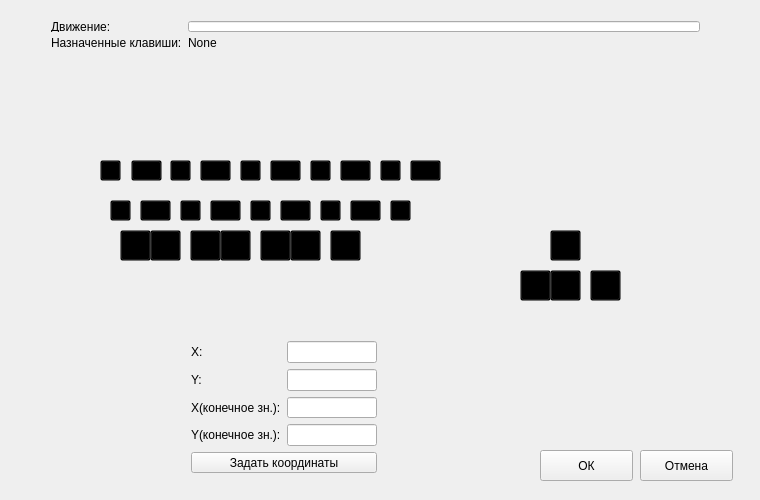
<?xml version="1.0" encoding="UTF-8"?>
<ui version="4.0">
 <class>EditWindow</class>
 <widget class="QWidget" name="EditWindow">
  <property name="geometry">
   <rect>
    <x>0</x>
    <y>0</y>
    <width>760</width>
    <height>500</height>
   </rect>
  </property>
  <property name="minimumSize">
   <size>
    <width>760</width>
    <height>500</height>
   </size>
  </property>
  <property name="maximumSize">
   <size>
    <width>760</width>
    <height>500</height>
   </size>
  </property>
  <property name="windowTitle">
   <string>EditWindow</string>
  </property>
  <property name="styleSheet">
   <string notr="true"/>
  </property>
  <widget class="QPushButton" name="cancel">
   <property name="geometry">
    <rect>
     <x>640</x>
     <y>450</y>
     <width>93</width>
     <height>31</height>
    </rect>
   </property>
   <property name="text">
    <string>Отмена</string>
   </property>
  </widget>
  <widget class="QLabel" name="mouseLabel">
   <property name="geometry">
    <rect>
     <x>30</x>
     <y>320</y>
     <width>141</width>
     <height>161</height>
    </rect>
   </property>
   <property name="maximumSize">
    <size>
     <width>231</width>
     <height>241</height>
    </size>
   </property>
   <property name="text">
    <string/>
   </property>
   <property name="pixmap">
    <pixmap resource="EditWindow.qrc">:/GUI/Images/mouse-png-2.png</pixmap>
   </property>
   <property name="scaledContents">
    <bool>true</bool>
   </property>
  </widget>
  <widget class="QPushButton" name="ok">
   <property name="geometry">
    <rect>
     <x>540</x>
     <y>450</y>
     <width>93</width>
     <height>31</height>
    </rect>
   </property>
   <property name="text">
    <string>ОК</string>
   </property>
  </widget>
  <widget class="QLabel" name="keyboardLabel">
   <property name="geometry">
    <rect>
     <x>20</x>
     <y>70</y>
     <width>711</width>
     <height>241</height>
    </rect>
   </property>
   <property name="minimumSize">
    <size>
     <width>711</width>
     <height>241</height>
    </size>
   </property>
   <property name="maximumSize">
    <size>
     <width>711</width>
     <height>241</height>
    </size>
   </property>
   <property name="text">
    <string/>
   </property>
   <property name="pixmap">
    <pixmap resource="EditWindow.qrc">:/GUI/Images/KEYBOARD.png</pixmap>
   </property>
   <property name="scaledContents">
    <bool>true</bool>
   </property>
  </widget>
  <widget class="QWidget" name="layoutWidget">
   <property name="geometry">
    <rect>
     <x>40</x>
     <y>10</y>
     <width>671</width>
     <height>49</height>
    </rect>
   </property>
   <layout class="QGridLayout" name="gridLayout">
    <item row="0" column="0">
     <widget class="QLabel" name="movementLabel">
      <property name="text">
       <string>Движение:</string>
      </property>
     </widget>
    </item>
    <item row="0" column="1">
     <widget class="QLineEdit" name="movementEdit"/>
    </item>
    <item row="1" column="0">
     <widget class="QLabel" name="label">
      <property name="text">
       <string>Назначенные клавиши:</string>
      </property>
     </widget>
    </item>
    <item row="1" column="1">
     <widget class="QLabel" name="keyLabel">
      <property name="text">
       <string>None</string>
      </property>
     </widget>
    </item>
   </layout>
  </widget>
  <widget class="QWidget" name="layoutWidget">
   <property name="geometry">
    <rect>
     <x>180</x>
     <y>330</y>
     <width>208</width>
     <height>154</height>
    </rect>
   </property>
   <layout class="QGridLayout" name="gridLayout_2">
    <item row="0" column="0">
     <widget class="QLabel" name="xLabel">
      <property name="text">
       <string>X:</string>
      </property>
     </widget>
    </item>
    <item row="0" column="1">
     <widget class="QLineEdit" name="xEdit"/>
    </item>
    <item row="1" column="0">
     <widget class="QLabel" name="yLabel">
      <property name="text">
       <string>Y:</string>
      </property>
     </widget>
    </item>
    <item row="1" column="1">
     <widget class="QLineEdit" name="xEdit_2"/>
    </item>
    <item row="2" column="0">
     <widget class="QLabel" name="xLabel_2">
      <property name="text">
       <string>X(конечное зн.):</string>
      </property>
     </widget>
    </item>
    <item row="2" column="1">
     <widget class="QLineEdit" name="xEdit_3"/>
    </item>
    <item row="3" column="0">
     <widget class="QLabel" name="yLabel_2">
      <property name="text">
       <string>Y(конечное зн.):</string>
      </property>
     </widget>
    </item>
    <item row="3" column="1">
     <widget class="QLineEdit" name="xEdit_4"/>
    </item>
    <item row="4" column="0" colspan="2">
     <widget class="QPushButton" name="pushButton">
      <property name="text">
       <string>Задать координаты</string>
      </property>
     </widget>
    </item>
   </layout>
  </widget>
  <widget class="QPushButton" name="Q">
   <property name="enabled">
    <bool>true</bool>
   </property>
   <property name="geometry">
    <rect>
     <x>100</x>
     <y>160</y>
     <width>21</width>
     <height>21</height>
    </rect>
   </property>
   <property name="styleSheet">
    <string notr="true">background: transparent;</string>
   </property>
   <property name="text">
    <string/>
   </property>
  </widget>
  <widget class="QPushButton" name="W">
   <property name="enabled">
    <bool>true</bool>
   </property>
   <property name="geometry">
    <rect>
     <x>131</x>
     <y>160</y>
     <width>31</width>
     <height>21</height>
    </rect>
   </property>
   <property name="styleSheet">
    <string notr="true">background: transparent;</string>
   </property>
   <property name="text">
    <string/>
   </property>
  </widget>
  <widget class="QPushButton" name="E">
   <property name="enabled">
    <bool>true</bool>
   </property>
   <property name="geometry">
    <rect>
     <x>170</x>
     <y>160</y>
     <width>21</width>
     <height>21</height>
    </rect>
   </property>
   <property name="styleSheet">
    <string notr="true">background: transparent;</string>
   </property>
   <property name="text">
    <string/>
   </property>
  </widget>
  <widget class="QPushButton" name="R">
   <property name="enabled">
    <bool>true</bool>
   </property>
   <property name="geometry">
    <rect>
     <x>200</x>
     <y>160</y>
     <width>31</width>
     <height>21</height>
    </rect>
   </property>
   <property name="styleSheet">
    <string notr="true">background: transparent;</string>
   </property>
   <property name="text">
    <string/>
   </property>
  </widget>
  <widget class="QPushButton" name="T">
   <property name="enabled">
    <bool>true</bool>
   </property>
   <property name="geometry">
    <rect>
     <x>240</x>
     <y>160</y>
     <width>21</width>
     <height>21</height>
    </rect>
   </property>
   <property name="styleSheet">
    <string notr="true">background: transparent;</string>
   </property>
   <property name="text">
    <string/>
   </property>
  </widget>
  <widget class="QPushButton" name="Y">
   <property name="enabled">
    <bool>true</bool>
   </property>
   <property name="geometry">
    <rect>
     <x>270</x>
     <y>160</y>
     <width>31</width>
     <height>21</height>
    </rect>
   </property>
   <property name="styleSheet">
    <string notr="true">background: transparent;</string>
   </property>
   <property name="text">
    <string/>
   </property>
  </widget>
  <widget class="QPushButton" name="U">
   <property name="enabled">
    <bool>true</bool>
   </property>
   <property name="geometry">
    <rect>
     <x>310</x>
     <y>160</y>
     <width>21</width>
     <height>21</height>
    </rect>
   </property>
   <property name="styleSheet">
    <string notr="true">background: transparent;</string>
   </property>
   <property name="text">
    <string/>
   </property>
  </widget>
  <widget class="QPushButton" name="I">
   <property name="enabled">
    <bool>true</bool>
   </property>
   <property name="geometry">
    <rect>
     <x>340</x>
     <y>160</y>
     <width>31</width>
     <height>21</height>
    </rect>
   </property>
   <property name="styleSheet">
    <string notr="true">background: transparent;</string>
   </property>
   <property name="text">
    <string/>
   </property>
  </widget>
  <widget class="QPushButton" name="O">
   <property name="enabled">
    <bool>true</bool>
   </property>
   <property name="geometry">
    <rect>
     <x>380</x>
     <y>160</y>
     <width>21</width>
     <height>21</height>
    </rect>
   </property>
   <property name="styleSheet">
    <string notr="true">background: transparent;</string>
   </property>
   <property name="text">
    <string/>
   </property>
  </widget>
  <widget class="QPushButton" name="P">
   <property name="enabled">
    <bool>true</bool>
   </property>
   <property name="geometry">
    <rect>
     <x>410</x>
     <y>160</y>
     <width>31</width>
     <height>21</height>
    </rect>
   </property>
   <property name="styleSheet">
    <string notr="true">background: transparent;</string>
   </property>
   <property name="text">
    <string/>
   </property>
  </widget>
  <widget class="QPushButton" name="A">
   <property name="enabled">
    <bool>true</bool>
   </property>
   <property name="geometry">
    <rect>
     <x>110</x>
     <y>200</y>
     <width>21</width>
     <height>21</height>
    </rect>
   </property>
   <property name="styleSheet">
    <string notr="true">background: transparent;</string>
   </property>
   <property name="text">
    <string/>
   </property>
  </widget>
  <widget class="QPushButton" name="S">
   <property name="enabled">
    <bool>true</bool>
   </property>
   <property name="geometry">
    <rect>
     <x>140</x>
     <y>200</y>
     <width>31</width>
     <height>21</height>
    </rect>
   </property>
   <property name="styleSheet">
    <string notr="true">background: transparent;</string>
   </property>
   <property name="text">
    <string/>
   </property>
  </widget>
  <widget class="QPushButton" name="D">
   <property name="enabled">
    <bool>true</bool>
   </property>
   <property name="geometry">
    <rect>
     <x>180</x>
     <y>200</y>
     <width>21</width>
     <height>21</height>
    </rect>
   </property>
   <property name="styleSheet">
    <string notr="true">background: transparent;</string>
   </property>
   <property name="text">
    <string/>
   </property>
  </widget>
  <widget class="QPushButton" name="F">
   <property name="enabled">
    <bool>true</bool>
   </property>
   <property name="geometry">
    <rect>
     <x>210</x>
     <y>200</y>
     <width>31</width>
     <height>21</height>
    </rect>
   </property>
   <property name="styleSheet">
    <string notr="true">background: transparent;</string>
   </property>
   <property name="text">
    <string/>
   </property>
  </widget>
  <widget class="QPushButton" name="G">
   <property name="enabled">
    <bool>true</bool>
   </property>
   <property name="geometry">
    <rect>
     <x>250</x>
     <y>200</y>
     <width>21</width>
     <height>21</height>
    </rect>
   </property>
   <property name="styleSheet">
    <string notr="true">background: transparent;</string>
   </property>
   <property name="text">
    <string/>
   </property>
  </widget>
  <widget class="QPushButton" name="H">
   <property name="enabled">
    <bool>true</bool>
   </property>
   <property name="geometry">
    <rect>
     <x>280</x>
     <y>200</y>
     <width>31</width>
     <height>21</height>
    </rect>
   </property>
   <property name="styleSheet">
    <string notr="true">background: transparent;</string>
   </property>
   <property name="text">
    <string/>
   </property>
  </widget>
  <widget class="QPushButton" name="J">
   <property name="enabled">
    <bool>true</bool>
   </property>
   <property name="geometry">
    <rect>
     <x>320</x>
     <y>200</y>
     <width>21</width>
     <height>21</height>
    </rect>
   </property>
   <property name="styleSheet">
    <string notr="true">background: transparent;</string>
   </property>
   <property name="text">
    <string/>
   </property>
  </widget>
  <widget class="QPushButton" name="K">
   <property name="enabled">
    <bool>true</bool>
   </property>
   <property name="geometry">
    <rect>
     <x>350</x>
     <y>200</y>
     <width>31</width>
     <height>21</height>
    </rect>
   </property>
   <property name="styleSheet">
    <string notr="true">background: transparent;</string>
   </property>
   <property name="text">
    <string/>
   </property>
  </widget>
  <widget class="QPushButton" name="L">
   <property name="enabled">
    <bool>true</bool>
   </property>
   <property name="geometry">
    <rect>
     <x>390</x>
     <y>200</y>
     <width>21</width>
     <height>21</height>
    </rect>
   </property>
   <property name="styleSheet">
    <string notr="true">background: transparent;</string>
   </property>
   <property name="text">
    <string/>
   </property>
  </widget>
  <widget class="QPushButton" name="Z">
   <property name="enabled">
    <bool>true</bool>
   </property>
   <property name="geometry">
    <rect>
     <x>120</x>
     <y>230</y>
     <width>31</width>
     <height>31</height>
    </rect>
   </property>
   <property name="styleSheet">
    <string notr="true">background: transparent;</string>
   </property>
   <property name="text">
    <string/>
   </property>
  </widget>
  <widget class="QPushButton" name="X">
   <property name="enabled">
    <bool>true</bool>
   </property>
   <property name="geometry">
    <rect>
     <x>150</x>
     <y>230</y>
     <width>31</width>
     <height>31</height>
    </rect>
   </property>
   <property name="styleSheet">
    <string notr="true">background: transparent;</string>
   </property>
   <property name="text">
    <string/>
   </property>
  </widget>
  <widget class="QPushButton" name="C">
   <property name="enabled">
    <bool>true</bool>
   </property>
   <property name="geometry">
    <rect>
     <x>190</x>
     <y>230</y>
     <width>31</width>
     <height>31</height>
    </rect>
   </property>
   <property name="styleSheet">
    <string notr="true">background: transparent;</string>
   </property>
   <property name="text">
    <string/>
   </property>
  </widget>
  <widget class="QPushButton" name="V">
   <property name="enabled">
    <bool>true</bool>
   </property>
   <property name="geometry">
    <rect>
     <x>220</x>
     <y>230</y>
     <width>31</width>
     <height>31</height>
    </rect>
   </property>
   <property name="styleSheet">
    <string notr="true">background: transparent;</string>
   </property>
   <property name="text">
    <string/>
   </property>
  </widget>
  <widget class="QPushButton" name="B">
   <property name="enabled">
    <bool>true</bool>
   </property>
   <property name="geometry">
    <rect>
     <x>260</x>
     <y>230</y>
     <width>31</width>
     <height>31</height>
    </rect>
   </property>
   <property name="styleSheet">
    <string notr="true">background: transparent;</string>
   </property>
   <property name="text">
    <string/>
   </property>
  </widget>
  <widget class="QPushButton" name="N">
   <property name="enabled">
    <bool>true</bool>
   </property>
   <property name="geometry">
    <rect>
     <x>290</x>
     <y>230</y>
     <width>31</width>
     <height>31</height>
    </rect>
   </property>
   <property name="styleSheet">
    <string notr="true">background: transparent;</string>
   </property>
   <property name="text">
    <string/>
   </property>
  </widget>
  <widget class="QPushButton" name="M">
   <property name="enabled">
    <bool>true</bool>
   </property>
   <property name="geometry">
    <rect>
     <x>330</x>
     <y>230</y>
     <width>31</width>
     <height>31</height>
    </rect>
   </property>
   <property name="styleSheet">
    <string notr="true">background: transparent;</string>
   </property>
   <property name="text">
    <string/>
   </property>
  </widget>
  <widget class="QPushButton" name="forward">
   <property name="enabled">
    <bool>true</bool>
   </property>
   <property name="geometry">
    <rect>
     <x>550</x>
     <y>230</y>
     <width>31</width>
     <height>31</height>
    </rect>
   </property>
   <property name="styleSheet">
    <string notr="true">background: transparent;</string>
   </property>
   <property name="text">
    <string/>
   </property>
  </widget>
  <widget class="QPushButton" name="left">
   <property name="enabled">
    <bool>true</bool>
   </property>
   <property name="geometry">
    <rect>
     <x>520</x>
     <y>270</y>
     <width>31</width>
     <height>31</height>
    </rect>
   </property>
   <property name="styleSheet">
    <string notr="true">background: transparent;</string>
   </property>
   <property name="text">
    <string/>
   </property>
  </widget>
  <widget class="QPushButton" name="right">
   <property name="enabled">
    <bool>true</bool>
   </property>
   <property name="geometry">
    <rect>
     <x>590</x>
     <y>270</y>
     <width>31</width>
     <height>31</height>
    </rect>
   </property>
   <property name="styleSheet">
    <string notr="true">background: transparent;</string>
   </property>
   <property name="text">
    <string/>
   </property>
  </widget>
  <widget class="QPushButton" name="back">
   <property name="enabled">
    <bool>true</bool>
   </property>
   <property name="geometry">
    <rect>
     <x>550</x>
     <y>270</y>
     <width>31</width>
     <height>31</height>
    </rect>
   </property>
   <property name="styleSheet">
    <string notr="true">background: transparent;</string>
   </property>
   <property name="text">
    <string/>
   </property>
  </widget>
  <zorder>layoutWidget</zorder>
  <zorder>layoutWidget</zorder>
  <zorder>ok</zorder>
  <zorder>mouseLabel</zorder>
  <zorder>cancel</zorder>
  <zorder>keyboardLabel</zorder>
  <zorder>Q</zorder>
  <zorder>W</zorder>
  <zorder>E</zorder>
  <zorder>R</zorder>
  <zorder>T</zorder>
  <zorder>Y</zorder>
  <zorder>U</zorder>
  <zorder>I</zorder>
  <zorder>O</zorder>
  <zorder>P</zorder>
  <zorder>A</zorder>
  <zorder>S</zorder>
  <zorder>D</zorder>
  <zorder>F</zorder>
  <zorder>G</zorder>
  <zorder>H</zorder>
  <zorder>J</zorder>
  <zorder>K</zorder>
  <zorder>L</zorder>
  <zorder>Z</zorder>
  <zorder>X</zorder>
  <zorder>C</zorder>
  <zorder>V</zorder>
  <zorder>B</zorder>
  <zorder>N</zorder>
  <zorder>M</zorder>
  <zorder>forward</zorder>
  <zorder>left</zorder>
  <zorder>right</zorder>
  <zorder>back</zorder>
 </widget>
 <layoutdefault spacing="6" margin="11"/>
 <resources>
  <include location="EditWindow.qrc"/>
 </resources>
 <connections>
  <connection>
   <sender>cancel</sender>
   <signal>clicked()</signal>
   <receiver>EditWindow</receiver>
   <slot>close()</slot>
   <hints>
    <hint type="sourcelabel">
     <x>176</x>
     <y>363</y>
    </hint>
    <hint type="destinationlabel">
     <x>379</x>
     <y>199</y>
    </hint>
   </hints>
  </connection>
  <connection>
   <sender>ok</sender>
   <signal>clicked()</signal>
   <receiver>EditWindow</receiver>
   <slot>close()</slot>
   <hints>
    <hint type="sourcelabel">
     <x>569</x>
     <y>470</y>
    </hint>
    <hint type="destinationlabel">
     <x>480</x>
     <y>364</y>
    </hint>
   </hints>
  </connection>
 </connections>
</ui>
